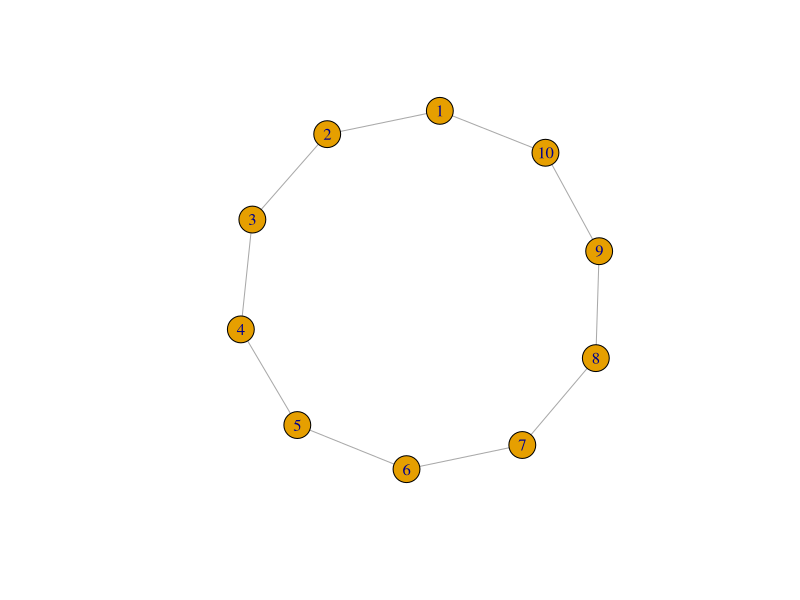

Here is the R script that generated this plot:
library(igraph)


### Name: layout_with_gem
### Title: The GEM layout algorithm
### Aliases: layout_with_gem layout.gem with_gem
### Keywords: graphs

### ** Examples


set.seed(42)
g <- make_ring(10)
plot(g, layout=layout_with_gem)
